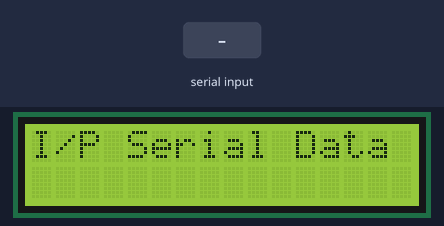
A sketch run on a simulated Arduino Uno, built with avr-gcc and run on an emulated ATmega328P. Parts: 16×2 character LCD. Inputs (shaded band) come from the test bench. What the sketch prints to the serial monitor is not drawn.

Above: at 1.2 s.
1.3 s: "1" received over Serial
At 3.1 s:
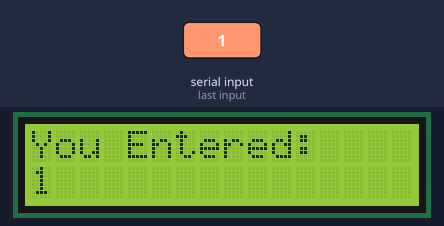
3.8 s: "0" received over Serial
At 6.0 s:
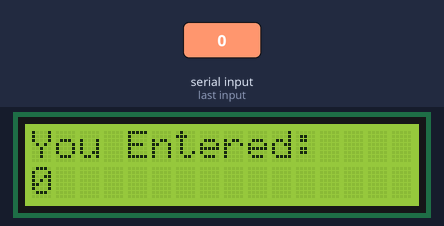
6.3 s: "2" received over Serial
At 8.1 s:
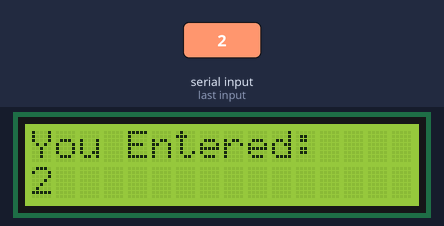
Timing chart, 0 to 9.6 s (numbered marks = the images above; inputs shaded):
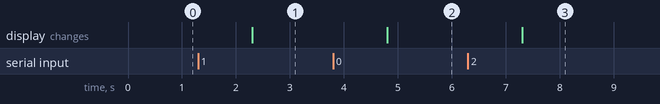

Measured:
- after the input at 1.3 s, the display: changes after 1.0 s (image 1)
- after the input at 3.8 s, the display: changes after 1.0 s (image 2)
- after the input at 6.3 s, the display: changes after 1.0 s (image 3)

The sketch:

SPC.ino
```cpp
#include<LiquidCrystal.h>
LiquidCrystal lcd(10,9,5,4,3,2);

void setup() {
  // put your setup code here, to run once:
  Serial.begin(9600);
  lcd.begin(16,2);
  lcd.setCursor(0,0);
  lcd.print("I/P Serial Data");
}

void loop() {
  // put your main code here, to run repeatedly:
  Serial.print("Enter something: ");
  while(Serial.available()==0){}
  String a = Serial.readString();
  Serial.println(a);
  lcd.clear();
  lcd.setCursor(0,0);
  lcd.print("You Entered: ");
  lcd.setCursor(0,1);
  lcd.print(a);
}
```
